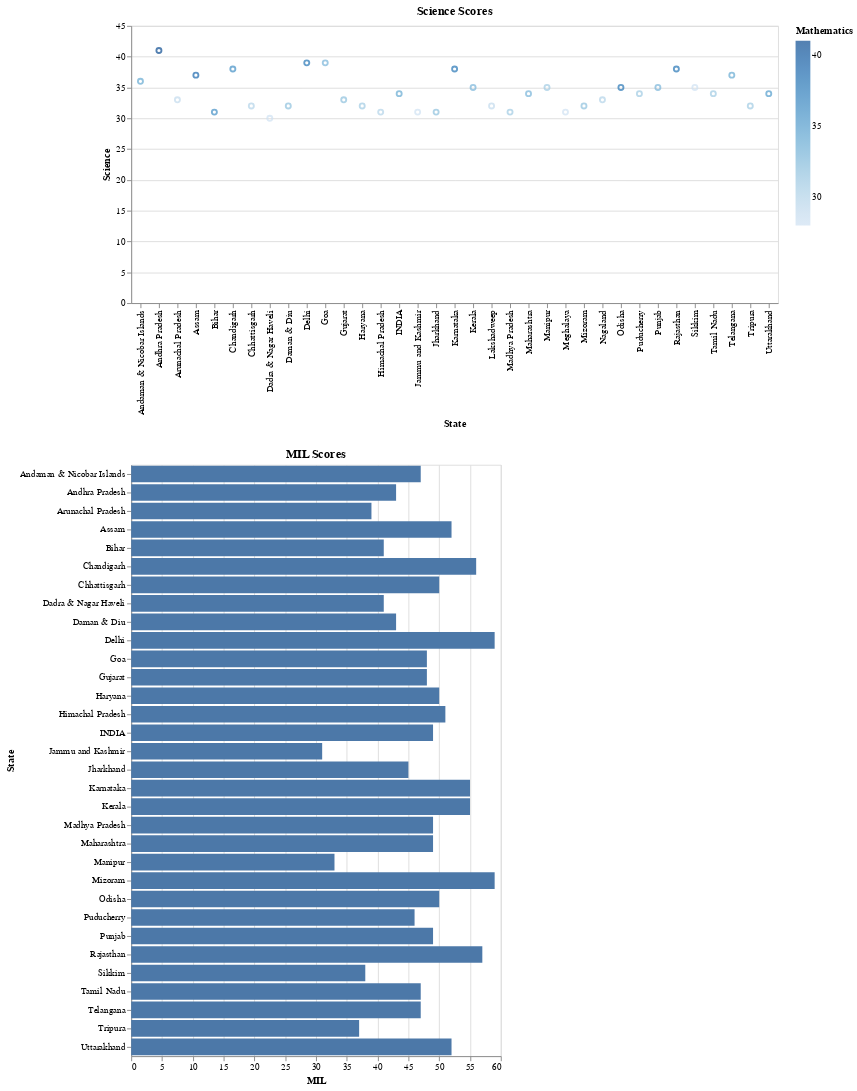

Notebook code for this chart:
### Code cell
interval = alt.selection_interval(encodings=['x'])

chart = alt.Chart(df).mark_point().encode(
    x='State',
    y='Science',
    color=alt.condition(interval, 'Mathematics', alt.value('lightgrey'))
).properties(
    selection = interval,
    title = 'Science Scores'
)

hist=alt.Chart(df).mark_bar().encode(
    x='MIL',
    y='State'
).transform_filter(
    interval
).properties (
    title = 'MIL Scores'
)


chart&hist

### Figure 1 — Vega-Lite specification as saved in the notebook (floating-point values rounded to 4 significant figures)
{"config": {"view": {"continuousWidth": 400, "continuousHeight": 300}}, "vconcat": [{"mark": "point", "encoding": {"color": {"condition": {"type": "quantitative", "field": "Mathematics", "selection": "selector053"}, "value": "lightgrey"}, "x": {"type": "nominal", "field": "State"}, "y": {"type": "quantitative", "field": "Science"}}, "selection": {"selector053": {"type": "interval", "encodings": ["x"]}}, "title": "Science Scores"}, {"mark": "bar", "encoding": {"x": {"type": "quantitative", "field": "MIL"}, "y": {"type": "nominal", "field": "State"}}, "title": "MIL Scores", "transform": [{"filter": {"selection": "selector053"}}]}], "data": {"name": "data-9f405948c8884dea138a329657d111c3"}, "$schema": "https://vega.github.io/schema/vega-lite/v4.8.1.json", "datasets": {"data-9f405948c8884dea138a329657d111c3": [{"State": "INDIA", "English": 36.0, "Mathematics": 34.0, "Science": 34.0, "Social Science": 39.0, "MIL": 49.0}, {"State": "Jammu and Kashmir", "English": 34.0, "Mathematics": 28.0, "Science": 31.0, "Social Science": 34.0, "MIL": 31.0}, {"State": "Himachal Pradesh", "English": 32.0, "Mathematics": 30.0, "Science": 31.0, "Social Science": 38.0, "MIL": 51.0}, {"State": "Punjab", "English": 37.0, "Mathematics": 33.0, "Science": 35.0, "Social Science": 38.0, "MIL": 49.0}, {"State": "Chandigarh", "English": 40.0, "Mathematics": 36.0, "Science": 38.0, "Social Science": 42.0, "MIL": 56.0}, {"State": "Uttarakhand", "English": 33.0, "Mathematics": 35.0, "Science": 34.0, "Social Science": 41.0, "MIL": 52.0}, {"State": "Haryana", "English": 32.0, "Mathematics": 31.0, "Science": 32.0, "Social Science": 38.0, "MIL": 50.0}, {"State": "Delhi", "English": 42.0, "Mathematics": 38.0, "Science": 39.0, "Social Science": 46.0, "MIL": 59.0}, {"State": "Rajasthan", "English": 37.0, "Mathematics": 38.0, "Science": 38.0, "Social Science": 44.0, "MIL": 57.0}, {"State": "Uttar Pradesh", "English": null, "Mathematics": null, "Science": null, "Social Science": null, "MIL": null}, {"State": "Bihar", "English": 29.0, "Mathematics": 36.0, "Science": 31.0, "Social Science": 37.0, "MIL": 41.0}, {"State": "Sikkim", "English": 42.0, "Mathematics": 28.0, "Science": 35.0, "Social Science": 42.0, "MIL": 38.0}, {"State": "Arunachal Pradesh", "English": 42.0, "Mathematics": 29.0, "Science": 33.0, "Social Science": 39.0, "MIL": 39.0}, {"State": "Nagaland", "English": 54.0, "Mathematics": 30.0, "Science": 33.0, "Social Science": 43.0, "MIL": null}, {"State": "Manipur", "English": 48.0, "Mathematics": 31.0, "Science": 35.0, "Social Science": 40.0, "MIL": 33.0}, {"State": "Mizoram", "English": 45.0, "Mathematics": 32.0, "Science": 32.0, "Social Science": 36.0, "MIL": 59.0}, {"State": "Tripura", "English": 31.0, "Mathematics": 31.0, "Science": 32.0, "Social Science": 36.0, "MIL": 37.0}, {"State": "Meghalaya", "English": 41.0, "Mathematics": 28.0, "Science": 31.0, "Social Science": 37.0, "MIL": null}, {"State": "Assam", "English": 41.0, "Mathematics": 39.0, "Science": 37.0, "Social Science": 40.0, "MIL": 52.0}, {"State": "West Bengal", "English": null, "Mathematics": null, "Science": null, "Social Science": null, "MIL": null}, {"State": "Jharkhand", "English": 32.0, "Mathematics": 32.0, "Science": 31.0, "Social Science": 39.0, "MIL": 45.0}, {"State": "Odisha", "English": 36.0, "Mathematics": 38.0, "Science": 35.0, "Social Science": 37.0, "MIL": 50.0}, {"State": "Chhattisgarh", "English": 30.0, "Mathematics": 30.0, "Science": 32.0, "Social Science": 38.0, "MIL": 50.0}, {"State": "Madhya Pradesh", "English": 30.0, "Mathematics": 31.0, "Science": 31.0, "Social Science": 36.0, "MIL": 49.0}, {"State": "Gujarat", "English": 32.0, "Mathematics": 32.0, "Science": 33.0, "Social Science": 38.0, "MIL": 48.0}, {"State": "Daman & Diu", "English": 35.0, "Mathematics": 32.0, "Science": 32.0, "Social Science": 34.0, "MIL": 43.0}, {"State": "Dadra & Nagar Haveli", "English": 31.0, "Mathematics": 28.0, "Science": 30.0, "Social Science": 35.0, "MIL": 41.0}, {"State": "Maharashtra", "English": 37.0, "Mathematics": 33.0, "Science": 34.0, "Social Science": 40.0, "MIL": 49.0}, {"State": "Andhra Pradesh", "English": 43.0, "Mathematics": 41.0, "Science": 41.0, "Social Science": 43.0, "MIL": 43.0}, {"State": "Karnataka", "English": 42.0, "Mathematics": 38.0, "Science": 38.0, "Social Science": 45.0, "MIL": 55.0}, {"State": "Goa", "English": 52.0, "Mathematics": 33.0, "Science": 39.0, "Social Science": 43.0, "MIL": 48.0}, {"State": "Lakshadweep", "English": 32.0, "Mathematics": 29.0, "Science": 32.0, "Social Science": 37.0, "MIL": null}, {"State": "Kerala", "English": 40.0, "Mathematics": 33.0, "Science": 35.0, "Social Science": 41.0, "MIL": 55.0}, {"State": "Tamil Nadu", "English": 36.0, "Mathematics": 31.0, "Science": 34.0, "Social Science": 39.0, "MIL": 47.0}, {"State": "Puducherry", "English": 39.0, "Mathematics": 31.0, "Science": 34.0, "Social Science": 37.0, "MIL": 46.0}, {"State": "Andaman & Nicobar Islands", "English": 40.0, "Mathematics": 34.0, "Science": 36.0, "Social Science": 40.0, "MIL": 47.0}, {"State": "Telangana", "English": 38.0, "Mathematics": 34.0, "Science": 37.0, "Social Science": 39.0, "MIL": 47.0}]}}
